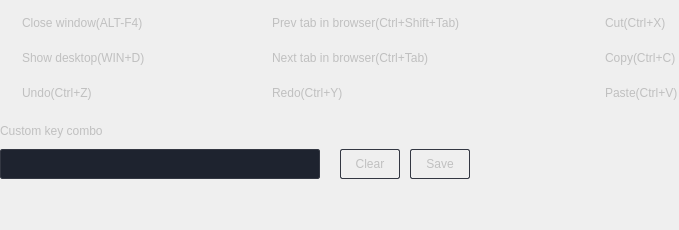
             <widget class="QWidget" name="page_2_2">
              <layout class="QGridLayout" name="gridLayout_19">
               <property name="leftMargin">
                <number>0</number>
               </property>
               <property name="topMargin">
                <number>15</number>
               </property>
               <property name="rightMargin">
                <number>0</number>
               </property>
               <property name="horizontalSpacing">
                <number>0</number>
               </property>
               <property name="verticalSpacing">
                <number>17</number>
               </property>
               <item row="0" column="0">
                <widget class="QRadioButton" name="rdBttn_key_cmb_cls_wndw">
                 <property name="focusPolicy">
                  <enum>Qt::NoFocus</enum>
                 </property>
                 <property name="styleSheet">
                  <string notr="true">QRadioButton {
	color: silver;
}
QRadioButton:disabled {
	color: #454950;
}
QRadioButton::indicator {
	height: 16px;
	width: 16px;
	border: 0px;
 }
QRadioButton::indicator::unchecked {
	background-image: url(:/images/icons/buttons/icon_option_unchecked.png);
}
QRadioButton::indicator::checked {
	background-image: url(:/images/icons/buttons/icon_option_checked.png);
}
QRadioButton:focus {
   outline: none;
}</string>
                 </property>
                 <property name="text">
                  <string>Close window(ALT-F4)</string>
                 </property>
                 <property name="checked">
                  <bool>true</bool>
                 </property>
                </widget>
               </item>
               <item row="5" column="0" colspan="5">
                <spacer name="verticalSpacer_18">
                 <property name="orientation">
                  <enum>Qt::Vertical</enum>
                 </property>
                 <property name="sizeHint" stdset="0">
                  <size>
                   <width>20</width>
                   <height>40</height>
                  </size>
                 </property>
                </spacer>
               </item>
               <item row="2" column="0">
                <widget class="QRadioButton" name="rdBttn_key_cmb_undo">
                 <property name="focusPolicy">
                  <enum>Qt::NoFocus</enum>
                 </property>
                 <property name="styleSheet">
                  <string notr="true">QRadioButton {
	color: silver;
}
QRadioButton:disabled {
	color: #454950;
}
QRadioButton::indicator {
	height: 16px;
	width: 16px;
	border: 0px;
 }
QRadioButton::indicator::unchecked {
	background-image: url(:/images/icons/buttons/icon_option_unchecked.png);
}
QRadioButton::indicator::checked {
	background-image: url(:/images/icons/buttons/icon_option_checked.png);
}
QRadioButton:focus {
   outline: none;
}</string>
                 </property>
                 <property name="text">
                  <string>Undo(Ctrl+Z)</string>
                 </property>
                </widget>
               </item>
               <item row="0" column="2">
                <widget class="QRadioButton" name="rdBttn_key_cmb_prev_tab_in_brwsr">
                 <property name="focusPolicy">
                  <enum>Qt::NoFocus</enum>
                 </property>
                 <property name="styleSheet">
                  <string notr="true">QRadioButton {
	color: silver;
}
QRadioButton:disabled {
	color: #454950;
}
QRadioButton::indicator {
	height: 16px;
	width: 16px;
	border: 0px;
 }
QRadioButton::indicator::unchecked {
	background-image: url(:/images/icons/buttons/icon_option_unchecked.png);
}
QRadioButton::indicator::checked {
	background-image: url(:/images/icons/buttons/icon_option_checked.png);
}
QRadioButton:focus {
   outline: none;
}</string>
                 </property>
                 <property name="text">
                  <string>Prev tab in browser(Ctrl+Shift+Tab)</string>
                 </property>
                </widget>
               </item>
               <item row="2" column="4">
                <widget class="QRadioButton" name="rdBttn_key_cmb_paste">
                 <property name="focusPolicy">
                  <enum>Qt::NoFocus</enum>
                 </property>
                 <property name="styleSheet">
                  <string notr="true">QRadioButton {
	color: silver;
}
QRadioButton:disabled {
	color: #454950;
}
QRadioButton::indicator {
	height: 16px;
	width: 16px;
	border: 0px;
 }
QRadioButton::indicator::unchecked {
	background-image: url(:/images/icons/buttons/icon_option_unchecked.png);
}
QRadioButton::indicator::checked {
	background-image: url(:/images/icons/buttons/icon_option_checked.png);
}
QRadioButton:focus {
   outline: none;
}</string>
                 </property>
                 <property name="text">
                  <string>Paste(Ctrl+V)</string>
                 </property>
                </widget>
               </item>
               <item row="1" column="4">
                <widget class="QRadioButton" name="rdBttn_key_cmb_copy">
                 <property name="focusPolicy">
                  <enum>Qt::NoFocus</enum>
                 </property>
                 <property name="styleSheet">
                  <string notr="true">QRadioButton {
	color: silver;
}
QRadioButton:disabled {
	color: #454950;
}
QRadioButton::indicator {
	height: 16px;
	width: 16px;
	border: 0px;
 }
QRadioButton::indicator::unchecked {
	background-image: url(:/images/icons/buttons/icon_option_unchecked.png);
}
QRadioButton::indicator::checked {
	background-image: url(:/images/icons/buttons/icon_option_checked.png);
}
QRadioButton:focus {
   outline: none;
}</string>
                 </property>
                 <property name="text">
                  <string>Copy(Ctrl+C)</string>
                 </property>
                </widget>
               </item>
               <item row="0" column="3" rowspan="3">
                <spacer name="horizontalSpacer_21">
                 <property name="orientation">
                  <enum>Qt::Horizontal</enum>
                 </property>
                 <property name="sizeType">
                  <enum>QSizePolicy::Fixed</enum>
                 </property>
                 <property name="sizeHint" stdset="0">
                  <size>
                   <width>122</width>
                   <height>20</height>
                  </size>
                 </property>
                </spacer>
               </item>
               <item row="1" column="2">
                <widget class="QRadioButton" name="rdBttn_key_cmb_nxt_tab_in_brwsr">
                 <property name="focusPolicy">
                  <enum>Qt::NoFocus</enum>
                 </property>
                 <property name="styleSheet">
                  <string notr="true">QRadioButton {
	color: silver;
}
QRadioButton:disabled {
	color: #454950;
}
QRadioButton::indicator {
	height: 16px;
	width: 16px;
	border: 0px;
 }
QRadioButton::indicator::unchecked {
	background-image: url(:/images/icons/buttons/icon_option_unchecked.png);
}
QRadioButton::indicator::checked {
	background-image: url(:/images/icons/buttons/icon_option_checked.png);
}
QRadioButton:focus {
   outline: none;
}</string>
                 </property>
                 <property name="text">
                  <string>Next tab in browser(Ctrl+Tab)</string>
                 </property>
                </widget>
               </item>
               <item row="0" column="1" rowspan="3">
                <spacer name="horizontalSpacer_22">
                 <property name="orientation">
                  <enum>Qt::Horizontal</enum>
                 </property>
                 <property name="sizeType">
                  <enum>QSizePolicy::Fixed</enum>
                 </property>
                 <property name="sizeHint" stdset="0">
                  <size>
                   <width>70</width>
                   <height>20</height>
                  </size>
                 </property>
                </spacer>
               </item>
               <item row="2" column="2">
                <widget class="QRadioButton" name="rdBttn_key_cmb_redo">
                 <property name="focusPolicy">
                  <enum>Qt::NoFocus</enum>
                 </property>
                 <property name="styleSheet">
                  <string notr="true">QRadioButton {
	color: silver;
}
QRadioButton:disabled {
	color: #454950;
}
QRadioButton::indicator {
	height: 16px;
	width: 16px;
	border: 0px;
 }
QRadioButton::indicator::unchecked {
	background-image: url(:/images/icons/buttons/icon_option_unchecked.png);
}
QRadioButton::indicator::checked {
	background-image: url(:/images/icons/buttons/icon_option_checked.png);
}
QRadioButton:focus {
   outline: none;
}</string>
                 </property>
                 <property name="text">
                  <string>Redo(Ctrl+Y)</string>
                 </property>
                </widget>
               </item>
               <item row="1" column="0">
                <widget class="QRadioButton" name="rdBttn_key_cmb_shw_dsktp">
                 <property name="minimumSize">
                  <size>
                   <width>180</width>
                   <height>0</height>
                  </size>
                 </property>
                 <property name="focusPolicy">
                  <enum>Qt::NoFocus</enum>
                 </property>
                 <property name="styleSheet">
                  <string notr="true">QRadioButton {
	color: silver;
}
QRadioButton:disabled {
	color: #454950;
}
QRadioButton::indicator {
	height: 16px;
	width: 16px;
	border: 0px;
 }
QRadioButton::indicator::unchecked {
	background-image: url(:/images/icons/buttons/icon_option_unchecked.png);
}
QRadioButton::indicator::checked {
	background-image: url(:/images/icons/buttons/icon_option_checked.png);
}
QRadioButton:focus {
   outline: none;
}</string>
                 </property>
                 <property name="text">
                  <string>Show desktop(WIN+D)</string>
                 </property>
                </widget>
               </item>
               <item row="0" column="4">
                <widget class="QRadioButton" name="rdBttn_key_cmb_cut">
                 <property name="focusPolicy">
                  <enum>Qt::NoFocus</enum>
                 </property>
                 <property name="styleSheet">
                  <string notr="true">QRadioButton {
	color: silver;
}
QRadioButton:disabled {
	color: #454950;
}
QRadioButton::indicator {
	height: 16px;
	width: 16px;
	border: 0px;
 }
QRadioButton::indicator::unchecked {
	background-image: url(:/images/icons/buttons/icon_option_unchecked.png);
}
QRadioButton::indicator::checked {
	background-image: url(:/images/icons/buttons/icon_option_checked.png);
}
QRadioButton:focus {
   outline: none;
}</string>
                 </property>
                 <property name="text">
                  <string>Cut(Ctrl+X)</string>
                 </property>
                </widget>
               </item>
               <item row="1" column="5">
                <spacer name="horizontalSpacer_25">
                 <property name="orientation">
                  <enum>Qt::Horizontal</enum>
                 </property>
                 <property name="sizeHint" stdset="0">
                  <size>
                   <width>0</width>
                   <height>20</height>
                  </size>
                 </property>
                </spacer>
               </item>
               <item row="4" column="0" colspan="6">
                <widget class="QFrame" name="frm_cstm_key_cmb">
                 <property name="frameShape">
                  <enum>QFrame::NoFrame</enum>
                 </property>
                 <property name="frameShadow">
                  <enum>QFrame::Plain</enum>
                 </property>
                 <property name="lineWidth">
                  <number>0</number>
                 </property>
                 <layout class="QGridLayout" name="gridLayout_21">
                  <property name="leftMargin">
                   <number>0</number>
                  </property>
                  <property name="topMargin">
                   <number>6</number>
                  </property>
                  <property name="rightMargin">
                   <number>0</number>
                  </property>
                  <property name="bottomMargin">
                   <number>0</number>
                  </property>
                  <property name="horizontalSpacing">
                   <number>0</number>
                  </property>
                  <property name="verticalSpacing">
                   <number>11</number>
                  </property>
                  <item row="1" column="2">
                   <widget class="QPushButton" name="pshBttn_clr_cstm_key_cmb">
                    <property name="minimumSize">
                     <size>
                      <width>60</width>
                      <height>30</height>
                     </size>
                    </property>
                    <property name="maximumSize">
                     <size>
                      <width>60</width>
                      <height>30</height>
                     </size>
                    </property>
                    <property name="focusPolicy">
                     <enum>Qt::NoFocus</enum>
                    </property>
                    <property name="styleSheet">
                     <string notr="true">QPushButton {
	background-color: transparent;
	color: silver;
	padding: 5px 5px;
	border-color: #333742;
	border-style: solid;
	border-width: 1px;
	border-radius: 2px;
}
QPushButton:checked {
	background-color: #00E39B;
	color: white;
	border-color: #00E39B;
}
QPushButton:pressed {
	background-color: #00E39B;
	color: white;
	border-color: #00E39B;
}
QPushButton:disabled {
	color: #454950;
	border-color: #2b3139;
}
QPushButton:hover {
	border-color: #494d55;
}
QPushButton:checked:hover {
	background-color: #00E39B;
	color: white;
	border-color: #00E39B;
}
QPushButton:pressed:hover {
	background-color: #00E39B;
	color: white;
	border-color: #00E39B;
}
QPushButton:focus {
   outline: none;
}</string>
                    </property>
                    <property name="text">
                     <string>Clear</string>
                    </property>
                   </widget>
                  </item>
                  <item row="1" column="1">
                   <spacer name="horizontalSpacer_19">
                    <property name="orientation">
                     <enum>Qt::Horizontal</enum>
                    </property>
                    <property name="sizeType">
                     <enum>QSizePolicy::Fixed</enum>
                    </property>
                    <property name="sizeHint" stdset="0">
                     <size>
                      <width>20</width>
                      <height>20</height>
                     </size>
                    </property>
                   </spacer>
                  </item>
                  <item row="0" column="0">
                   <widget class="QLabel" name="lbl_cstm_key_cmb_txt">
                    <property name="styleSheet">
                     <string notr="true">color: silver;</string>
                    </property>
                    <property name="text">
                     <string>Custom key combo</string>
                    </property>
                   </widget>
                  </item>
                  <item row="1" column="3">
                   <spacer name="horizontalSpacer_20">
                    <property name="orientation">
                     <enum>Qt::Horizontal</enum>
                    </property>
                    <property name="sizeType">
                     <enum>QSizePolicy::Fixed</enum>
                    </property>
                    <property name="sizeHint" stdset="0">
                     <size>
                      <width>10</width>
                      <height>20</height>
                     </size>
                    </property>
                   </spacer>
                  </item>
                  <item row="1" column="0">
                   <widget class="QLabel" name="lbl_cstm_key_cmb">
                    <property name="sizePolicy">
                     <sizepolicy hsizetype="Preferred" vsizetype="Preferred">
                      <horstretch>0</horstretch>
                      <verstretch>0</verstretch>
                     </sizepolicy>
                    </property>
                    <property name="minimumSize">
                     <size>
                      <width>320</width>
                      <height>30</height>
                     </size>
                    </property>
                    <property name="maximumSize">
                     <size>
                      <width>16777215</width>
                      <height>30</height>
                     </size>
                    </property>
                    <property name="font">
                     <font>
                      <family>Tahoma</family>
                      <pointsize>10</pointsize>
                      <stylestrategy>PreferAntialias</stylestrategy>
                     </font>
                    </property>
                    <property name="focusPolicy">
                     <enum>Qt::ClickFocus</enum>
                    </property>
                    <property name="styleSheet">
                     <string notr="true">QLabel {
	background-color: #1e232f;
	color: silver;
	padding: 5px 5px;
	border-color: #333742;
	border-style: solid;
	border-width: 1px;
	border-radius: 2px;
}
QLabel::hover {
	border-color: mediumspringgreen;
}
QLabel:focus {
    border-color: mediumspringgreen;
}</string>
                    </property>
                    <property name="text">
                     <string notr="true"/>
                    </property>
                   </widget>
                  </item>
                  <item row="1" column="5">
                   <spacer name="horizontalSpacer_18">
                    <property name="orientation">
                     <enum>Qt::Horizontal</enum>
                    </property>
                    <property name="sizeHint" stdset="0">
                     <size>
                      <width>0</width>
                      <height>20</height>
                     </size>
                    </property>
                   </spacer>
                  </item>
                  <item row="1" column="4">
                   <widget class="QPushButton" name="pshBttn_sav_cstm_key_cmb">
                    <property name="minimumSize">
                     <size>
                      <width>60</width>
                      <height>30</height>
                     </size>
                    </property>
                    <property name="maximumSize">
                     <size>
                      <width>60</width>
                      <height>30</height>
                     </size>
                    </property>
                    <property name="focusPolicy">
                     <enum>Qt::NoFocus</enum>
                    </property>
                    <property name="styleSheet">
                     <string notr="true">QPushButton {
	background-color: transparent;
	color: silver;
	padding: 5px 5px;
	border-color: #333742;
	border-style: solid;
	border-width: 1px;
	border-radius: 2px;
}
QPushButton:checked {
	background-color: #00E39B;
	color: white;
	border-color: #00E39B;
}
QPushButton:pressed {
	background-color: #00E39B;
	color: white;
	border-color: #00E39B;
}
QPushButton:disabled {
	color: #454950;
	border-color: #2b3139;
}
QPushButton:hover {
	border-color: #494d55;
}
QPushButton:checked:hover {
	background-color: #00E39B;
	color: white;
	border-color: #00E39B;
}
QPushButton:pressed:hover {
	background-color: #00E39B;
	color: white;
	border-color: #00E39B;
}
QPushButton:focus {
   outline: none;
}</string>
                    </property>
                    <property name="text">
                     <string>Save</string>
                    </property>
                   </widget>
                  </item>
                 </layout>
                </widget>
               </item>
              </layout>
             </widget>
